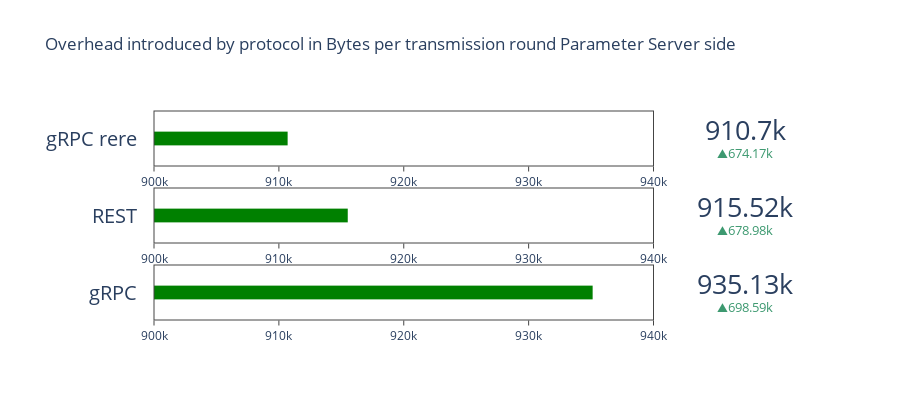

Notebook code for this chart:
### Code cell
RANGE =[900000, 940000]
df_src_feat_list = []
df_src_feat_list_1 = []
df_src_feat_list_2 = []

for elem in  flow_list[0]['flows']:
    tmp = elem['feat']['ps']
    df_src_feat_list.append(tmp[tmp['frame.len.sum'] > 5000])

for elem in  flow_list[1]['flows']:
    tmp = elem['feat']['ps']
    df_src_feat_list_1.append(tmp[tmp['frame.len.sum'] > 5000])

for elem in  flow_list[2]['flows']:
    tmp = elem['feat']['ps']
    df_src_feat_list_2.append(tmp[tmp['frame.len.sum'] > 5000])
    
df_src_feat_list_all = []
df_src_feat_list_all_1 = []
df_src_feat_list_all_2 = []

for elem in df_src_feat_list:
    df_src_feat_list_all.append(df_src_feat_list_all)

for elem in df_src_feat_list_1:
    df_src_feat_list_all_1.append(df_src_feat_list_all_1)

for elem in df_src_feat_list_2:
    df_src_feat_list_all_2.append(df_src_feat_list_all_2)
    
name = 'frame.len.sum'

x_m,std_m = extract_mean_std_feat_list(df_src_feat_list,name)
x_m1,std_m1 = extract_mean_std_feat_list(df_src_feat_list_1,name)
x_m2,std_m2 = extract_mean_std_feat_list(df_src_feat_list_2,name)

import plotly.graph_objects as go
fig = go.Figure()
fig.add_trace(go.Indicator(
    mode = "number+gauge+delta",
    gauge = {'shape': "bullet",'axis': {'range': RANGE}},
    value = x_m,
    delta = {'reference': 236534},
    domain = {'x': [0.1, 1], 'y': [0, 0.25]},
    title = {'text': flow_list[0]['type']}))
fig.add_trace(go.Indicator(
    mode = "number+gauge+delta",
    gauge = {'shape': "bullet",'axis': {'range': RANGE}},
    value = x_m1,
    delta = {'reference': 236534},
    domain = {'x': [0.1, 1], 'y': [0.35, 0.6]},
    title = {'text': flow_list[1]['type']}))
fig.add_trace(go.Indicator(
    mode = "number+gauge+delta",
    gauge = {'shape': "bullet",'axis': {'range': RANGE}},
    value = x_m2,
    delta = {'reference': 236534},
    domain = {'x': [0.1, 1], 'y': [0.7, 0.95]},
    title = {'text': flow_list[2]['type']}))

# update layout
fig.update_layout(height=400,title_text="Overhead introduced by protocol in Bytes per transmission round Parameter Server side")

fig.show()

### Figure 1 — Plotly figure (JSON) as saved in the notebook; plotly's stock layout.template omitted (floating-point values rounded to 4 significant figures)
{"data": [{"delta": {"reference": 236534}, "domain": {"x": [0.1, 1], "y": [0, 0.25]}, "gauge": {"axis": {"range": [900000, 940000]}, "shape": "bullet"}, "mode": "number+gauge+delta", "title": {"text": "gRPC"}, "type": "indicator", "value": 935100.0}, {"delta": {"reference": 236534}, "domain": {"x": [0.1, 1], "y": [0.35, 0.6]}, "gauge": {"axis": {"range": [900000, 940000]}, "shape": "bullet"}, "mode": "number+gauge+delta", "title": {"text": "REST"}, "type": "indicator", "value": 915500.0}, {"delta": {"reference": 236534}, "domain": {"x": [0.1, 1], "y": [0.7, 0.95]}, "gauge": {"axis": {"range": [900000, 940000]}, "shape": "bullet"}, "mode": "number+gauge+delta", "title": {"text": "gRPC rere"}, "type": "indicator", "value": 910700.0}], "layout": {"height": 400, "title": {"text": "Overhead introduced by protocol in Bytes per transmission round Parameter Server side"}}}
